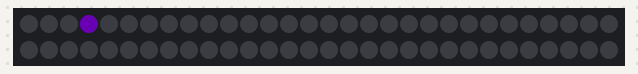
A sketch run on a simulated Arduino Uno, built with avr-gcc and run on an emulated ATmega328P. On the bench: 60 RGB LEDs in strip order, left to right, continuing on the next row. Dim RGB values are drawn brighter than linear.

Above: at 1.45 s.
At 5.06 s:
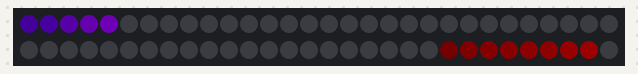
At 11.07 s:
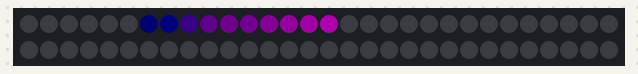
At 17.08 s:
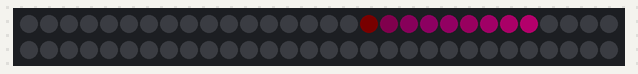
At 28.51 s:
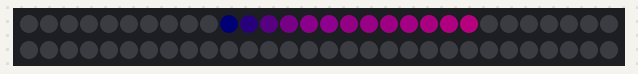
At 35.13 s:
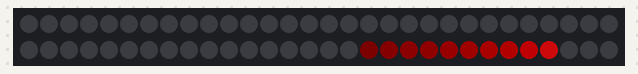

The sketch:

every_n_example.ino
```cpp
/* every_n_example
 *
 * By: Andrew Tuline
 *
 * Date: February, 2017
 *
 * This demonstrates how to use the EVERY_N_MILLISECONS function with a variable timer.
 *
 * It just moves an active LED up the strip in accordance with a timer that changes as a sine wave.
 *
 */


#include "FastLED.h"                                          // FastLED library.

#if FASTLED_VERSION < 3001000
#error "Requires FastLED 3.1 or later; check github for latest code."
#endif

#define qsubd(x, b) ((x>b)?b:0)                               // Clip. . . . A digital unsigned subtraction macro. if result <0, then x=0. Otherwise, x=b.
#define qsuba(x, b) ((x>b)?x-b:0)                             // Level shift. . . Unsigned subtraction macro. if result <0, then x=0. Otherwise x=x-b.


// Fixed definitions cannot change on the fly.
#define LED_DT 12                                             // Data pin to connect to the strip.
#define LED_CK 11                                             // Clock pin for WS2801 or APA102.
#define COLOR_ORDER BGR                                       // It's GRB for WS2812 and BGR for APA102.
#define LED_TYPE APA102                                       // Using APA102, WS2812, WS2801. Don't forget to modify LEDS.addLeds to suit.
#define NUM_LEDS 60                                           // Number of LED's.

// Global variables can be changed on the fly.
uint8_t max_bright = 128;                                     // Overall brightness.

struct CRGB leds[NUM_LEDS];                                   // Initialize our LED array.

// Palette definitions
CRGBPalette16 currentPalette;
TBlendType    currentBlending;                                // NOBLEND or LINEARBLEND

// Define variables used by the sequence.
unsigned int  ledLoc = 0;                                     // Current active LED.


void setup() {

  Serial.begin(115200);                                        // Initialize serial port for debugging.
  delay(1000);                                                // Soft startup to ease the flow of electrons.

  LEDS.addLeds<LED_TYPE, LED_DT, LED_CK, COLOR_ORDER>(leds, NUM_LEDS);  // Use this for WS2801 or APA102
//  LEDS.addLeds<LED_TYPE, LED_DT, COLOR_ORDER>(leds, NUM_LEDS);  // Use this for WS2812

  currentBlending = LINEARBLEND;
  currentPalette = PartyColors_p;

  FastLED.setBrightness(max_bright);
  set_max_power_in_volts_and_milliamps(5, 500);               // FastLED Power management set at 5V, 500mA.

} // setup()


void loop() {

  EVERY_N_MILLIS_I(thisTimer,100) {                           // This only sets the Initial timer delay. To change this value, you need to use thisTimer.setPeriod(); You could also call it thatTimer and so on.
    uint8_t timeval = beatsin8(10,5,100);                     // Create/modify a variable based on the beastsin8() function.
    thisTimer.setPeriod(timeval);                             // Use that as our update timer value.
    ledLoc = (ledLoc+1) % (NUM_LEDS-1);                       // A simple routine to just move the active LED UP the strip.
    leds[ledLoc] = ColorFromPalette(currentPalette, ledLoc, 255, currentBlending);     // Pick a slightly rotating colour from the Palette
  }

  fadeToBlackBy(leds, NUM_LEDS, 8);                           // Leave a nice comet trail behind.

  FastLED.show();

} // loop()
```
